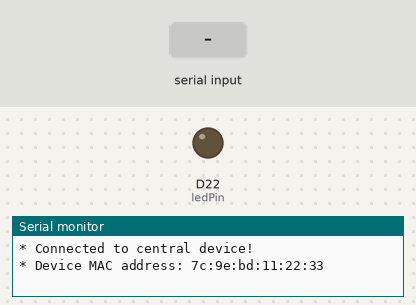
This sketch was run on a simulated Arduino Nano 33 IoT. On the bench: output pins drawn as LEDs (lit = HIGH), the last lines printed to the serial monitor. Dashed ring = blinking. The inputs (shaded band) are chosen by the test bench. Nothing arrives over Bluetooth unless stated; a phone connects over Bluetooth LE 3 s after start.

Above: at 4.3 s.
4.4 s: "1" received over Serial
At 5.8 s:
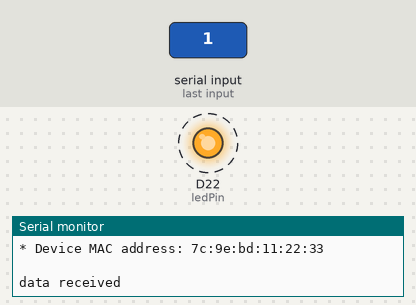
Timing chart, 0 to 11.4 s (numbered marks = the images above; inputs shaded):
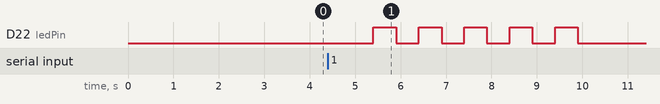

The sketch:

ble_peripheral_led.ino
```cpp
#include <ArduinoBLE.h>   //Include the arduino BLE library

/*Custom 128 bit service and characteristics*/
const char* deviceServiceUuid = "faa94135-6303-4274-a2ce-8fa28849ac9c";
const char* deviceServiceCharacteristicUuid = "a6671089-7187-4a45-adee-6020212f014d";

BLEService motorService(deviceServiceUuid);
BLEByteCharacteristic ledCharacteristic(deviceServiceCharacteristicUuid, BLERead | BLEWrite);

String command = "";

const int ledPin = 22;

void setup() {

  pinMode(ledPin,OUTPUT);  /*declare led pin as an output pin */
  digitalWrite(ledPin, LOW);

  Serial.begin(115200); //Initialize the serial interface
  while (!Serial);      //Wait until the interface is ready

    // begin initialization
  if (!BLE.begin())
  {
    Serial.println("starting Bluetooth® Low Energy module failed!");
    while (1);
  }

  // set advertised local name and service UUID:
  BLE.setLocalName("drone");
  BLE.setAdvertisedService(motorService);

  // add the characteristic to the service
  motorService.addCharacteristic(ledCharacteristic);

  // add service
  BLE.addService(motorService);

  // set the initial value for the characeristic:
  ledCharacteristic.writeValue(-1);

  // start advertising
  BLE.advertise();

  Serial.println("BLE drone Peripheral");
}

void loop() {
  BLEDevice central = BLE.central();
  Serial.println("- Discovering central device...");
  delay(500);

  if (central) {
    Serial.println("* Connected to central device!");
    Serial.print("* Device MAC address: ");
    Serial.println(central.address());
    Serial.println(" ");

    digitalWrite(ledPin, LOW);

    while (central.connected()) {
      if (Serial.available() > 0){
         Serial.print("data received");
         command = "";
         command = Serial.readString();
         if(command == "1")
         {
          for(int loop = 0; loop < 5; loop++){
            digitalWrite(ledPin, HIGH);
            delay(500);
            digitalWrite(ledPin, LOW);
            delay(500);
          }
         }
       }
       else
       {
          digitalWrite(ledPin, LOW);
       }
    }

    Serial.println("* Disconnected to central device!");
  }
}
```

Measured:
- after the input at 4.4 s, D22 (ledPin): alternates HIGH for 0.50 s and LOW for 0.50 s, 10 changes in all, then stays LOW, starting after 1.0 s
